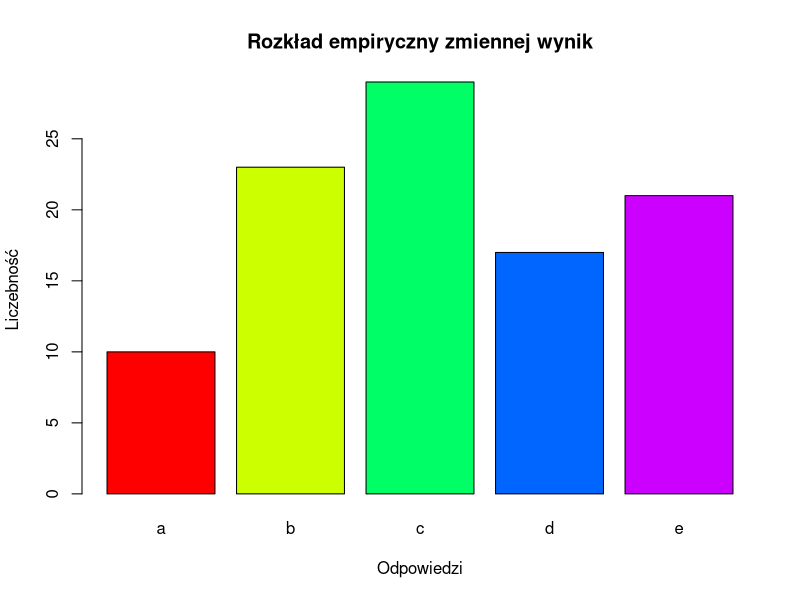
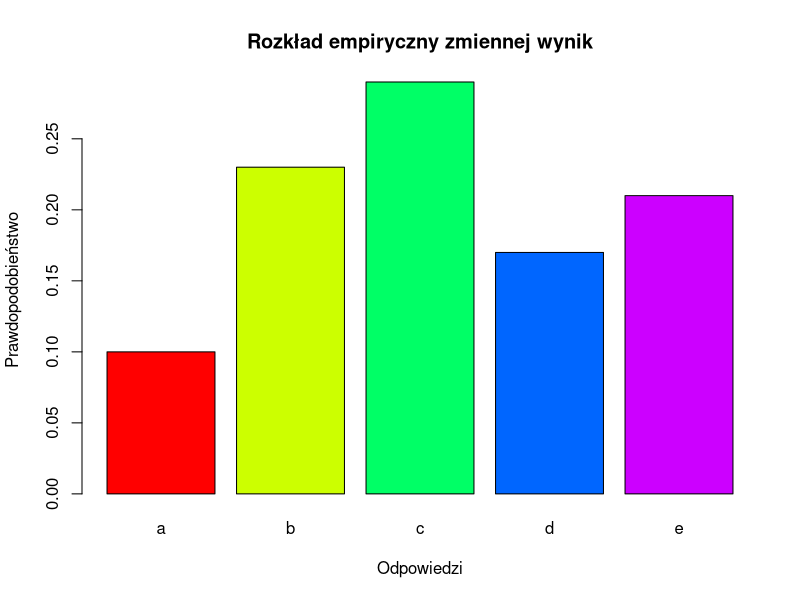
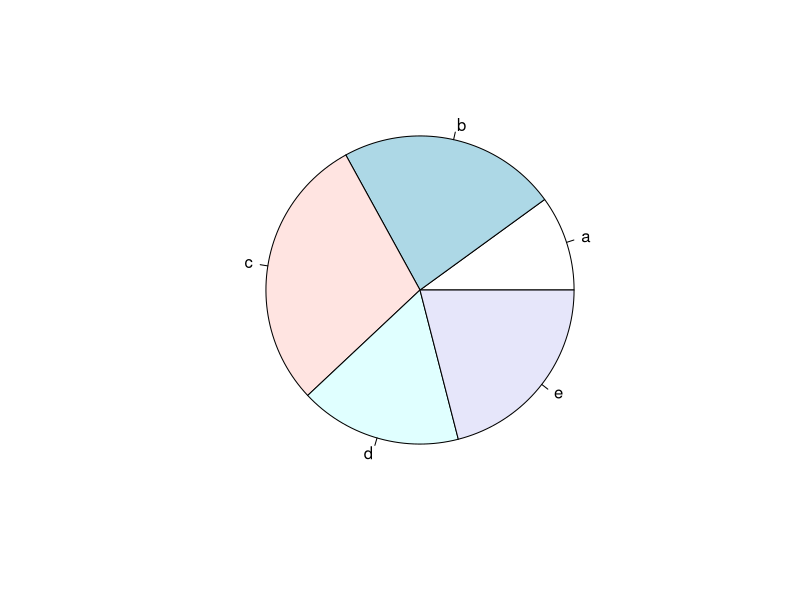
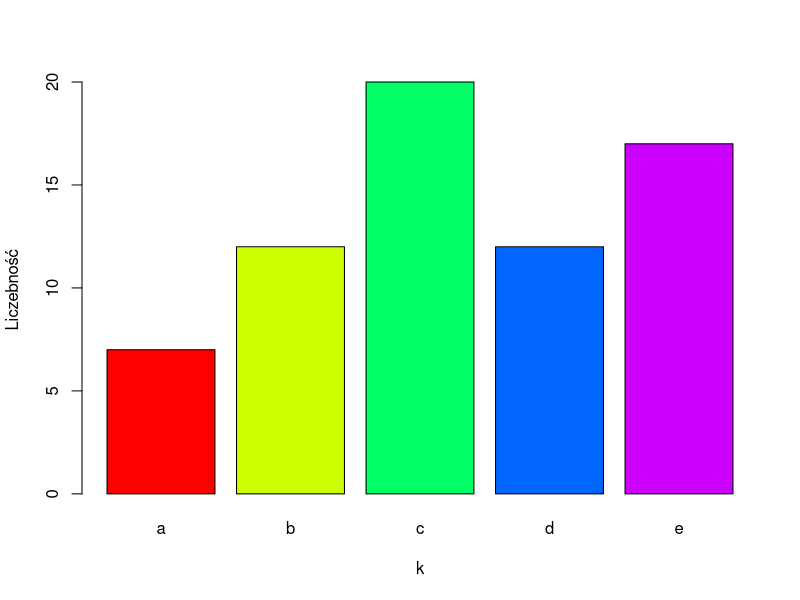
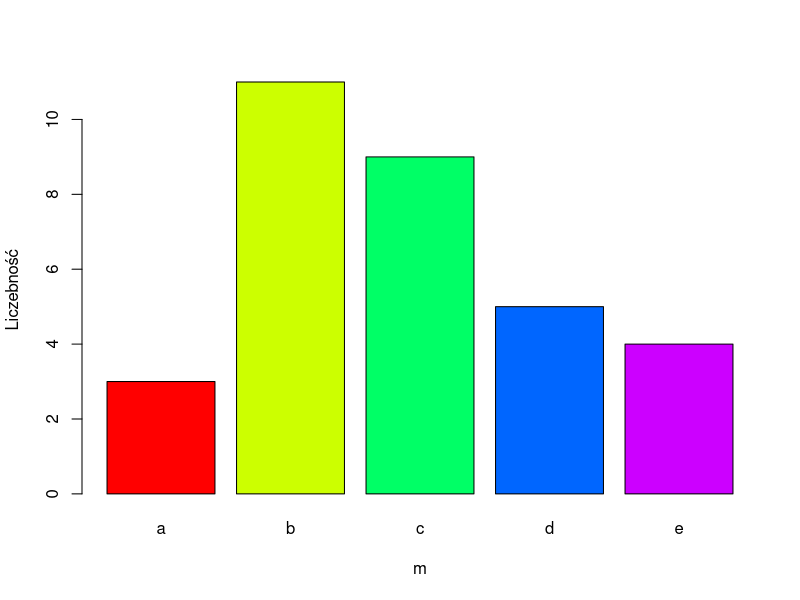
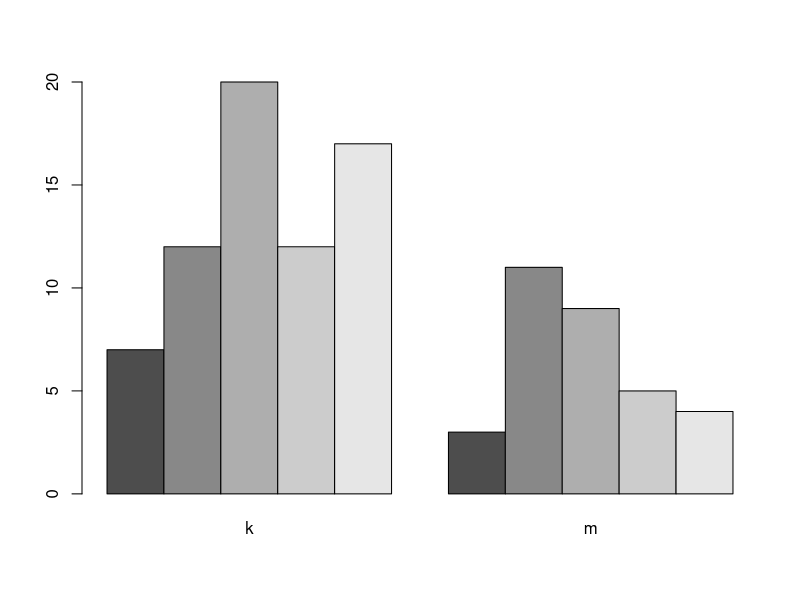

Generate these figures, in order, with R:
ankieta <- read.table("ankieta.txt", header=TRUE)

data.frame(cbind(
  liczebnosc = table(ankieta['wynik']),
  procent = prop.table(table(ankieta['wynik']))
))

data.frame(cbind(
  liczebnosc = table(subset(ankieta, szkola=='p')['wynik']),
  procnet = prop.table(table(subset(ankieta, szkola=='p')['wynik']))
))

barplot(
  table(ankieta['wynik']),
  xlab = 'Odpowiedzi',
  ylab = 'Liczebność',
  main = 'Rozkład empiryczny zmiennej wynik',
  col = rainbow(5)
)

barplot(
  prop.table(table(ankieta['wynik'])),
  xlab = 'Odpowiedzi',
  ylab = 'Prawdopodobieństwo',
  main = 'Rozkład empiryczny zmiennej wynik',
  col = rainbow(5)
)

pie(table(ankieta['wynik']))

barplot(
  table(subset(ankieta, plec=='k')['wynik']),
  xlab = 'k',
  ylab = 'Liczebność',
  col = rainbow(5)
)
barplot(
  table(subset(ankieta, plec=='m')['wynik']),
  xlab = 'm',
  ylab = 'Liczebność',
  col = rainbow(5)
)
table(subset(ankieta, plec=='k')['wynik'])
table(subset(ankieta, plec=='m')['wynik'])
      
barplot(
  table(ankieta$wynik, ankieta$plec),
  beside = TRUE
)

